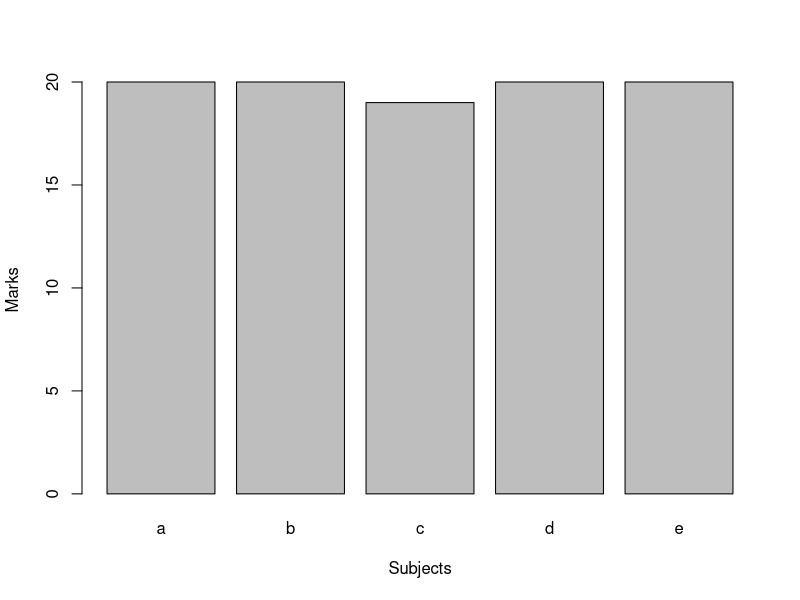

This figure's R source:
subject <- c("a", "b", "c", "d", "e")
marks <- c(20, 20, 19, 20, 20)
barplot(marks, names.arg = subject, xlab = "Subjects", ylab = "Marks")